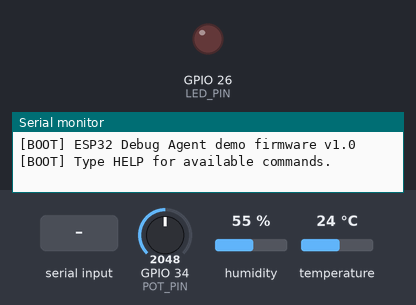
Simulated run of this program. Board: ESP32. Parts: output pins drawn as LEDs (lit = HIGH), the last lines printed to the serial monitor. Inputs (shaded band) come from the test bench; at power-on: GPIO 34 (POT_PIN) = 2048, humidity 55 %, temperature 24 °C.

Above: at 1.2 s.
1.3 s: "LED ON\n" received over Serial
At 1.9 s:
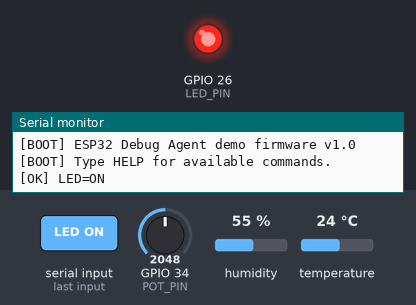
6.5 s: "LED OFF\n" received over Serial
At 7.0 s:
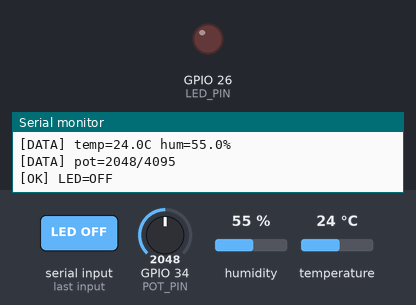
Timing chart, 0 to 9.5 s (numbered marks = the images above; inputs shaded):
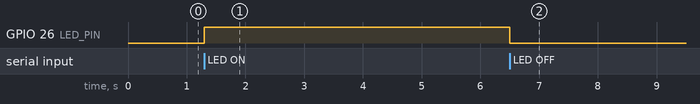

Measured:
- after the input at 1.3 s, GPIO 26 (LED_PIN): LOW → HIGH at once
- after the input at 6.5 s, GPIO 26 (LED_PIN): HIGH → LOW at once

The program:

main.cpp
```cpp
/**
 * ESP32 Debug Agent — demo firmware
 *
 * A small "device" firmware with a serial command console, designed to be
 * driven by an AI agent through the MCP server (server/main.py).
 *
 * Commands (sent over the virtual serial port):
 *   HELP          - list commands
 *   LED ON / OFF  - toggle the status LED (GPIO 26)
 *   STATUS        - device state: uptime, led, free heap
 *   READ          - read DHT22 (temp/hum) and potentiometer (ADC)
 *
 * The board also streams a [DATA] reading every 5 seconds.
 */

#include <Arduino.h>
#include <DHT.h>

#define DHT_PIN 4    // DHT22 data pin
#define LED_PIN 26   // status LED pin
#define POT_PIN 34   // potentiometer ADC pin (input only pin)

DHT dht(DHT_PIN, DHT22);

static unsigned long lastReport = 0;
static bool ledState = false;

static void readDht() {
  float h = dht.readHumidity();
  float t = dht.readTemperature();
  if (isnan(h) || isnan(t)) {
    Serial.println("[DATA] temp=NaN hum=NaN   (sensor read failed)");
  } else {
    Serial.printf("[DATA] temp=%.1fC hum=%.1f%%\n", t, h);
  }
}

static void readPot() {
  int raw = analogRead(POT_PIN);
  Serial.printf("[DATA] pot=%d/4095\n", raw);
}

static void printHelp() {
  Serial.println("[HELP] commands: HELP | LED ON | LED OFF | STATUS | READ");
}

static void handleCommand(const String& cmd) {
  if (cmd == "HELP") {
    printHelp();
  } else if (cmd == "LED ON") {
    digitalWrite(LED_PIN, HIGH);
    ledState = true;
    Serial.println("[OK] LED=ON");
  } else if (cmd == "LED OFF") {
    digitalWrite(LED_PIN, LOW);
    ledState = false;
    Serial.println("[OK] LED=OFF");
  } else if (cmd == "STATUS") {
    Serial.printf("[STATUS] state=RUNNING uptime=%lus led=%d freeHeap=%u\n",
                  millis() / 1000, ledState ? 1 : 0,
                  (unsigned)ESP.getFreeHeap());
  } else if (cmd == "READ") {
    readDht();
    readPot();
  } else if (cmd.length() > 0) {
    Serial.printf("[ERR] unknown command: %s\n", cmd.c_str());
  }
}

void setup() {
  Serial.begin(115200);
  pinMode(LED_PIN, OUTPUT);
  pinMode(POT_PIN, INPUT);
  dht.begin();
  Serial.println();
  Serial.println("[BOOT] ESP32 Debug Agent demo firmware v1.0");
  Serial.println("[BOOT] Type HELP for available commands.");
}

void loop() {
  // Handle serial commands
  if (Serial.available()) {
    String cmd = Serial.readStringUntil('\n');
    cmd.trim();
    cmd.toUpperCase();
    handleCommand(cmd);
  }

  // Periodic sensor report every 5 s of device time
  if (millis() - lastReport >= 5000) {
    lastReport = millis();
    readDht();
    readPot();
  }

  // FAULT-INJECTION-POINT (blocking_delay inserts code after this line)
}
```
